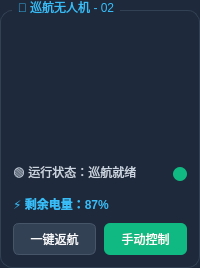
                               <widget class="QGroupBox" name="groupBox_3">
                                <property name="styleSheet">
                                 <string notr="true">QGroupBox {
	font: 700 11pt &quot;Microsoft YaHei UI&quot;;
	color: #38bdf8;
	background-color: #1e293b;
	border: 1px solid #334155;
	border-radius: 12px;
	margin-top: 10px;
	padding-top: 10px;
}
QGroupBox::title {
	subcontrol-origin: margin;
	left: 12px;
	padding: 0 4px;
}
QLabel {
	color: #cbd5e1;
	font: 9pt &quot;Microsoft YaHei UI&quot;;
}</string>
                                </property>
                                <property name="title">
                                 <string>🚁 巡航无人机 - 02</string>
                                </property>
                                <layout class="QVBoxLayout" name="verticalLayout_25">
                                 <property name="spacing">
                                  <number>10</number>
                                 </property>
                                 <property name="margin" stdset="0">
                                  <number>12</number>
                                 </property>
                                 <item>
                                  <layout class="QHBoxLayout" name="horizontalLayout_18">
                                   <item>
                                    <spacer name="horizontalSpacer_36">
                                     <property name="orientation">
                                      <enum>Qt::Orientation::Horizontal</enum>
                                     </property>
                                     <property name="sizeHint" stdset="0">
                                      <size>
                                       <width>18</width>
                                       <height>20</height>
                                      </size>
                                     </property>
                                    </spacer>
                                   </item>
                                   <item>
                                    <widget class="QLabel" name="label_18">
                                     <property name="minimumSize">
                                      <size>
                                       <width>130</width>
                                       <height>120</height>
                                      </size>
                                     </property>
                                     <property name="styleSheet">
                                      <string notr="true">border-image: url(:/image/image/robot.jpg);
border-radius: 10px;</string>
                                     </property>
                                     <property name="text">
                                      <string/>
                                     </property>
                                     <property name="alignment">
                                      <set>Qt::AlignmentFlag::AlignCenter</set>
                                     </property>
                                    </widget>
                                   </item>
                                   <item>
                                    <spacer name="horizontalSpacer_37">
                                     <property name="orientation">
                                      <enum>Qt::Orientation::Horizontal</enum>
                                     </property>
                                     <property name="sizeHint" stdset="0">
                                      <size>
                                       <width>18</width>
                                       <height>20</height>
                                      </size>
                                     </property>
                                    </spacer>
                                   </item>
                                  </layout>
                                 </item>
                                 <item>
                                  <layout class="QHBoxLayout" name="horizontalLayout_19">
                                   <item>
                                    <widget class="QLabel" name="label_19">
                                     <property name="text">
                                      <string>🟢 运行状态：巡航就绪</string>
                                     </property>
                                    </widget>
                                   </item>
                                   <item>
                                    <spacer name="horizontalSpacer_39">
                                     <property name="orientation">
                                      <enum>Qt::Orientation::Horizontal</enum>
                                     </property>
                                     <property name="sizeHint" stdset="0">
                                      <size>
                                       <width>20</width>
                                       <height>20</height>
                                      </size>
                                     </property>
                                    </spacer>
                                   </item>
                                   <item>
                                    <widget class="QPushButton" name="condition_2">
                                     <property name="minimumSize">
                                      <size>
                                       <width>14</width>
                                       <height>14</height>
                                      </size>
                                     </property>
                                     <property name="maximumSize">
                                      <size>
                                       <width>14</width>
                                       <height>14</height>
                                      </size>
                                     </property>
                                     <property name="styleSheet">
                                      <string notr="true">#condition_2 {
	border: none;
	background-color: #10b981;
	border-radius: 7px;
}</string>
                                     </property>
                                     <property name="text">
                                      <string/>
                                     </property>
                                    </widget>
                                   </item>
                                  </layout>
                                 </item>
                                 <item>
                                  <layout class="QHBoxLayout" name="horizontalLayout_20">
                                   <item>
                                    <widget class="QLabel" name="label_20">
                                     <property name="styleSheet">
                                      <string notr="true">color: #38bdf8; font-weight: bold;</string>
                                     </property>
                                     <property name="text">
                                      <string>⚡ 剩余电量：87%</string>
                                     </property>
                                    </widget>
                                   </item>
                                  </layout>
                                 </item>
                                 <item>
                                  <layout class="QHBoxLayout" name="horizontalLayout_21">
                                   <property name="spacing">
                                    <number>8</number>
                                   </property>
                                   <item>
                                    <widget class="QPushButton" name="gohome_2">
                                     <property name="minimumSize">
                                      <size>
                                       <width>0</width>
                                       <height>32</height>
                                      </size>
                                     </property>
                                     <property name="styleSheet">
                                      <string notr="true">#gohome_2 {
	font: 700 9pt &quot;Microsoft YaHei UI&quot;;
	border-radius: 6px;
	background-color: #334155;
	color: #f8fafc;
	border: 1px solid #475569;
}
#gohome_2:hover {
	background-color: #475569;
}
#gohome_2:pressed {
	background-color: #1e293b;
}</string>
                                     </property>
                                     <property name="text">
                                      <string>一键返航</string>
                                     </property>
                                    </widget>
                                   </item>
                                   <item>
                                    <widget class="QPushButton" name="byhand_control_2">
                                     <property name="minimumSize">
                                      <size>
                                       <width>0</width>
                                       <height>32</height>
                                      </size>
                                     </property>
                                     <property name="styleSheet">
                                      <string notr="true">#byhand_control_2 {
	font: 700 9pt &quot;Microsoft YaHei UI&quot;;
	border-radius: 6px;
	background-color: #10b981;
	color: #ffffff;
	border: none;
}
#byhand_control_2:hover {
	background-color: #059669;
}
#byhand_control_2:pressed {
	background-color: #047857;
}</string>
                                     </property>
                                     <property name="text">
                                      <string>手动控制</string>
                                     </property>
                                    </widget>
                                   </item>
                                  </layout>
                                 </item>
                                </layout>
                               </widget>
